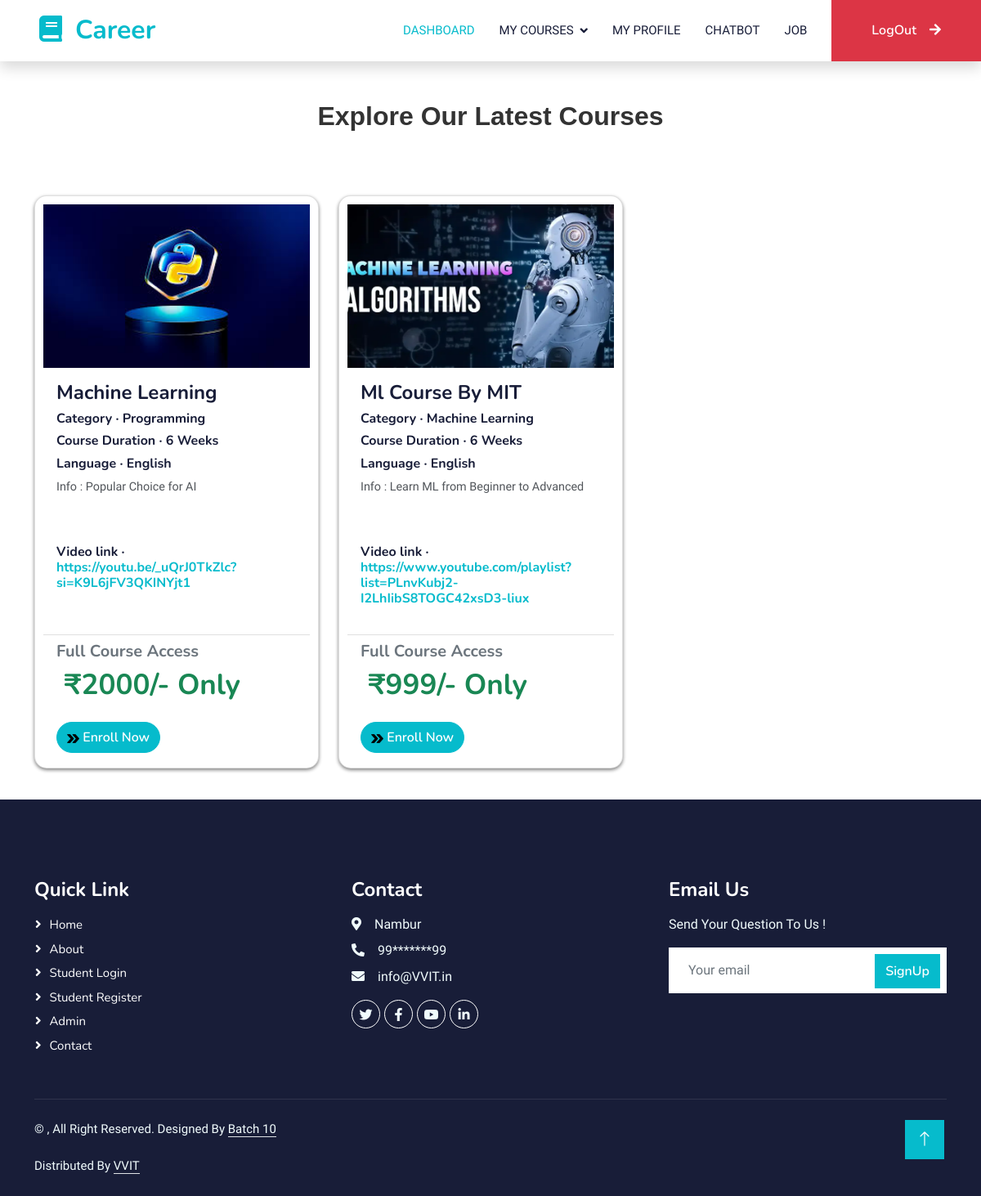
/student/courses/, run on the app's committed database.
### instructorapp/models.py (models this page shows)
class Addcourse(models.Model):
    course_id = models.AutoField(primary_key=True)
    instructor = models.ForeignKey(InstructorRegModel, on_delete=models.CASCADE)
    course_name = models.CharField(max_length=255)
    course_image = models.ImageField(upload_to='course_images/')
    course_category = models.CharField(max_length=100)
    course_language = models.CharField(max_length=100)
    course_description = models.TextField()
    video_url = models.URLField()
    duration_weeks = models.IntegerField()
    price = models.IntegerField(default=0,help_text='Enter fee ')
    added_date = models.DateField(auto_now_add=True, null=True)
    class Meta:
        db_table = 'Courses_details'

### userapp/views.py (the view)
# urls.py: path('student/courses/',userviews.student_courses,name="student_courses"),
def student_courses(request):
    all_courses = Addcourse.objects.all()
    for course_name in all_courses:
        print(course_name.course_name)
    return render(request, "user/student-courses.html", {'all_courses': all_courses})

### assets/templates/user/student-courses.html (shortened to what this page needs)
{% load static %}
<!DOCTYPE html>
<html lang="en">
<head>
    <link href="https://cdnjs.cloudflare.com/ajax/libs/font-awesome/5.10.0/css/all.min.css" rel="stylesheet">
    <link href="https://cdn.jsdelivr.net/npm/bootstrap-icons@1.4.1/font/bootstrap-icons.css" rel="stylesheet">
    <link href="{% static 'user/lib/animate/animate.min.css' %}" rel="stylesheet">
    <link href="{% static 'user/lib/owlcarousel/assets/owl.carousel.min.css' %}" rel="stylesheet">
    <link href="{% static 'user/css/bootstrap.min.css' %}" rel="stylesheet">
    <link href="{% static 'user/css/style.css' %}" rel="stylesheet">
</head>
<body>
    <nav class="navbar navbar-expand-lg bg-white navbar-light shadow sticky-top p-0">
        <a href="{% url 'index' %}" class="navbar-brand d-flex align-items-center px-4 px-lg-5">
            <h2 class="m-0 text-primary"><i class="fa fa-book me-3"></i>Career </h2>
        </a>
        <div class="collapse navbar-collapse" id="navbarCollapse">
            <div class="navbar-nav ms-auto p-4 p-lg-0">
                <a href="{% url 'student_dashboard' %}" class="nav-item nav-link active">Dashboard</a>
                <div class="nav-item dropdown">
                    <a href="#" class="nav-link dropdown-toggle" data-bs-toggle="dropdown">My Courses</a>
                </div>
                <a href="{% url 'student_profile' %}" class="nav-item nav-link">My Profile</a>
                <a href="{% url 'chatbot' %}" class="nav-item nav-link">chatbot</a>
                <a href="{% url 'job' %}" class="nav-item nav-link">Job</a>
            </div>
            <a href="{% url 'student_logout' %}" class="btn btn-danger py-4 px-lg-5 d-none d-lg-block">LogOut<i class="fa fa-arrow-right ms-3"></i></a>
        </div>
    </nav>
    <div class="coursecards ">
        <h2 class="mt-5" style="font-family: 'Arial', sans-serif; color: #333; font-size: 32px; font-weight: bold; text-align: center; margin-bottom: 20px;">Explore Our Latest Courses</h2>
        <div class="container">
            <div class="row g-4 mb-5">
                <div class="row mt-4">
                    {% for course in all_courses %}
                    <div class="col-md-4 mt-5">
                        <div class="card h-100">
                            <img src="{{ course.course_image.url }}" class="card-img-top img-fluid" alt="..." style="height: 200px; object-fit: cover;">
                            <div class="card-body">
                                <h4 class="card-title">{{ course.course_name }}</h4>
                                <h6 class="mb-2">Category &middot; {{ course.course_category }}</h6>
                                <h6 class="mb-2">Course Duration &middot; {{ course.duration_weeks }} Weeks</h6>
                                <h6 class="mb-2">Language &middot; {{ course.course_language }}</h6>
                                <p class="card-text course-description">Info : {{ course.course_description }}</p>
                                <h6 class="mb-2">Video link  &middot; <a href="{{ course.video_url }}">{{ course.video_url }}</a> </h6>
                            </div>
                            <div class="card-footer bg-white">
                                <h5 class="text-secondary">Full Course Access</h5>
                                <h4 class="text-success" style="font-size: 35px;"><img src="{% static 'user/img/dd2.png' %}" alt="" style="width:30px;"> ₹{{ course.price }}/- Only</h4>
                                <form action="{% url 'user_payment' id=course.course_id %}" method="post">
                                    <button type="submit" class="btn btn-primary mt-3" style="border-radius: 20px;">
                                        <img src="{% static 'user/img/dd1.png' %}" alt="" style="width: 15px;"> Enroll Now
                                    </button>
                                </form>
                            </div>
                        </div>
                    </div>
                    {% endfor %}
                </div>
            </div>
        </div>
    </div>
    <div class="container-fluid bg-dark text-light footer pt-5 mt-5 wow fadeIn" data-wow-delay="0.1s">
        <div class="container py-5">
            <div class="row g-5">
                <div class="col-md-4">
                    <h4 class="text-white mb-3">Quick Link</h4>
                    <a class="btn btn-link" href="{% url 'index' %}">Home</a>
                    <a class="btn btn-link" href="{% url 'about' %}">About</a>
                    <a class="btn btn-link" href="{% url 'student_login' %}">Student Login</a>
                    <a class="btn btn-link" href="{% url 'student_register' %}">Student Register</a>
                    <a class="btn btn-link" href="{% url 'instructor_login' %}">Admin</a>
                    <a class="btn btn-link" href="{% url 'contact' %}">Contact</a>
                </div>
                 <div class="col-md-4">
                    <h4 class="text-white mb-3">Contact</h4>
                    <p class="mb-2"><i class="fa fa-map-marker-alt me-3"></i>Nambur</p>
                    <p class="mb-2"><i class="fa fa-phone-alt me-3"></i>99*******99</p>
                    <p class="mb-2"><i class="fa fa-envelope me-3"></i>info@VVIT.in</p>
                    <div class="d-flex pt-2">
                        <a class="btn btn-outline-light btn-social" href=""><i class="fab fa-twitter"></i></a>
                        <a class="btn btn-outline-light btn-social" href=""><i class="fab fa-facebook-f"></i></a>
                        <a class="btn btn-outline-light btn-social" href=""><i class="fab fa-youtube"></i></a>
                        <a class="btn btn-outline-light btn-social" href=""><i class="fab fa-linkedin-in"></i></a>
                    </div>
                </div>
                <div class="col-md-4">
                    <h4 class="text-white mb-3">Email Us</h4>
                    <p>Send Your Question To Us !</p>
                    <div class="position-relative mx-auto" style="max-width: 400px;">
                        <input class="form-control border-0 w-100 py-3 ps-4 pe-5" type="text" placeholder="Your email">
                        <button type="button" class="btn btn-primary py-2 position-absolute top-0 end-0 mt-2 me-2">SignUp</button>
                    </div>
                </div>
            </div>
        </div>
        <div class="container">
            <div class="copyright">
                <div class="row">
                    <div class="col-md-6 text-center text-md-start mb-3 mb-md-0">
                        &copy; <a class="border-bottom" href="#"></a>, All Right Reserved.
                        Designed By <a class="border-bottom" href="https://SRi RUDRA.in" target="_blank">Batch 10 </a><br><br>
                        Distributed By <a class="border-bottom" href="https://SRi RUDRA.in" target="_blank">VVIT</a>
                    </div>
                </div>
            </div>
        </div>
    </div>
    <a href="#" class="btn btn-lg btn-primary btn-lg-square back-to-top"><i class="bi bi-arrow-up"></i></a>
</body>
</html>

### assets/static/user/css/style.css (style rules this page uses)
:root { --primary: #06BBCC; --light: #F0FBFC; --dark: #181d38; }
.back-to-top { position: fixed; display: none; right: 45px; bottom: 45px; z-index: 99; }
.btn { font-family: 'Nunito', sans-serif; font-weight: 600; transition: .5s; }
.btn.btn-primary, .btn.btn-secondary { color: #FFFFFF; }
.btn-lg-square { width: 48px; height: 48px; }
.btn-square, .btn-sm-square, .btn-lg-square { padding: 0; display: flex; align-items: center; justify-content: center; font-weight: normal; border-radius: 0px; }
.navbar .dropdown-toggle::after { border: none; content: "\f107"; font-family: "Font Awesome 5 Free"; font-weight: 900; vertical-align: middle; margin-left: 8px; }
.navbar-light .navbar-nav .nav-link { margin-right: 30px; padding: 25px 0; color: #FFFFFF; font-size: 15px; text-transform: uppercase; outline: none; }
.navbar-light .navbar-nav .nav-link:hover, .navbar-light .navbar-nav .nav-link.active { color: var(--primary); }
.navbar-light .navbar-brand, .navbar-light a.btn { height: 75px; }
.navbar-light .navbar-nav .nav-link { color: var(--dark); font-weight: 500; }
.navbar-light.sticky-top { top: -100px; transition: .5s; }
.footer .btn.btn-social { margin-right: 5px; width: 35px; height: 35px; display: flex; align-items: center; justify-content: center; color: var(--light); font-weight: normal; border: 1px solid #FFFFFF; border-radius: 35px; transition: .3s; }
.footer .btn.btn-link { display: block; margin-bottom: 5px; padding: 0; text-align: left; color: #FFFFFF; font-size: 15px; font-weight: normal; text-transform: capitalize; transition: .3s; }
.footer .btn.btn-link::before { position: relative; content: "\f105"; font-family: "Font Awesome 5 Free"; font-weight: 900; margin-right: 10px; }
.footer .copyright { padding: 25px 0; font-size: 15px; border-top: 1px solid rgba(256, 256, 256, .1); }
.footer .copyright a { color: var(--light); }

### assets/templates/user/student-courses.html (style rules this page uses)
.coursecards .card { background-color: #ffffff; box-shadow: 0 2px 4px grey; border-radius: 15px; overflow: hidden; font-size: .9rem; padding: 10px; transition: box-shadow .6s ease, transform .6s ease; margin-top: 10px; }
.course-description { display: -webkit-box; -webkit-line-clamp: 3; -webkit-box-orient: vertical; overflow: hidden; text-overflow: ellipsis; height: calc(1.5em * 3); overflow-y: auto; }

### data on the page
Addcourse: course_image (picture), course_name "Machine Learning", course_category "Programming", duration_weeks "6", course_language "English", course_description "Popular Choice for AI", video_url "https://youtu.be/_uQrJ0TkZlc?si=K9L6jFV3QKINYjt1", price "2000"
Addcourse: course_image (picture), course_name "Ml Course By MIT", course_category "Machine Learning", duration_weeks "6", course_language "English", course_description "Learn ML from Beginner to Advanced", video_url "https://www.youtube.com/playlist?list=PLnvKubj2-I2LhIibS8TOGC42xsD3-liux", price "999"
